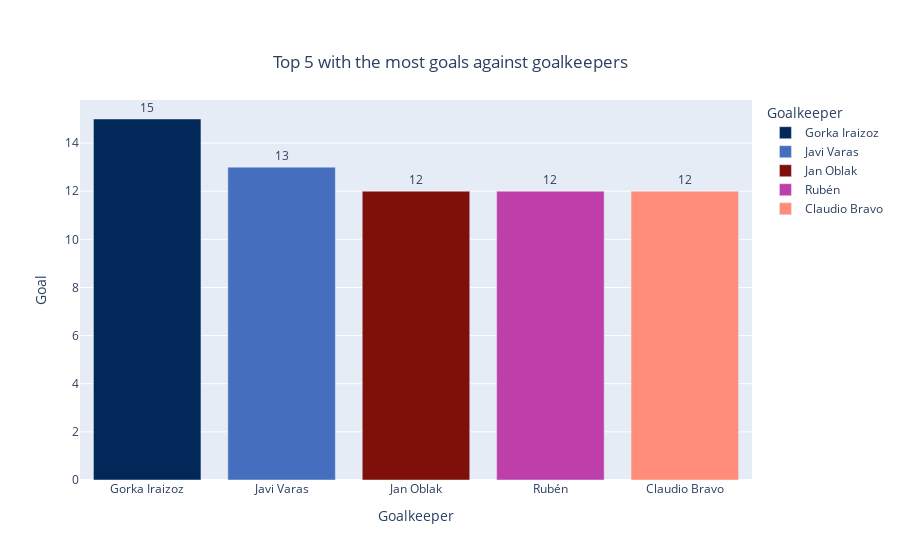

Write notebook code for a chart like this one.
### Code cell
#agrupamos por columnas los valores que ocuparemos
df_porteros = df.groupby('Goalkeeper')['Goal'].sum().reset_index()
#ordenamos el df por la columna de interes que en este caso es 'Goal'
sort_top_port = df_porteros.sort_values(by='Goal', ascending=False)
#seleccionamos los primeros 5 registros
top_5_port = sort_top_port.head(5)

#agregamos colores
colors = ['#022859','#456EBF', '#7E0F09', '#BF3FAA', '#FF8D79'] 
#graficamos
fig = px.bar(top_5_port, y=top_5_port['Goal'], x=top_5_port['Goalkeeper'], text_auto='.2s',
            title="Top 5 with the most goals against goalkeepers",
            color='Goalkeeper',
            color_discrete_sequence=colors)
fig.update_traces(textfont_size=12, textangle=0, textposition="outside", cliponaxis=False)
fig.update_layout(title_x=0.5, title_y=0.9, title_xanchor='center', title_yanchor='top')
fig.show()

### Figure 1 — Plotly figure (JSON) as saved in the notebook; plotly's stock layout.template omitted (floating-point values rounded to 4 significant figures)
{"data": [{"alignmentgroup": "True", "cliponaxis": false, "hovertemplate": "Goalkeeper=%{x}<br>Goal=%{y}<extra></extra>", "legendgroup": "Gorka Iraizoz", "marker": {"color": "#022859", "pattern": {"shape": ""}}, "name": "Gorka Iraizoz", "offsetgroup": "Gorka Iraizoz", "orientation": "v", "showlegend": true, "textangle": 0, "textfont": {"size": 12}, "textposition": "outside", "texttemplate": "%{y:.2s}", "type": "bar", "x": ["Gorka Iraizoz"], "xaxis": "x", "y": [15], "yaxis": "y"}, {"alignmentgroup": "True", "cliponaxis": false, "hovertemplate": "Goalkeeper=%{x}<br>Goal=%{y}<extra></extra>", "legendgroup": "Javi Varas", "marker": {"color": "#456EBF", "pattern": {"shape": ""}}, "name": "Javi Varas", "offsetgroup": "Javi Varas", "orientation": "v", "showlegend": true, "textangle": 0, "textfont": {"size": 12}, "textposition": "outside", "texttemplate": "%{y:.2s}", "type": "bar", "x": ["Javi Varas"], "xaxis": "x", "y": [13], "yaxis": "y"}, {"alignmentgroup": "True", "cliponaxis": false, "hovertemplate": "Goalkeeper=%{x}<br>Goal=%{y}<extra></extra>", "legendgroup": "Jan Oblak", "marker": {"color": "#7E0F09", "pattern": {"shape": ""}}, "name": "Jan Oblak", "offsetgroup": "Jan Oblak", "orientation": "v", "showlegend": true, "textangle": 0, "textfont": {"size": 12}, "textposition": "outside", "texttemplate": "%{y:.2s}", "type": "bar", "x": ["Jan Oblak"], "xaxis": "x", "y": [12], "yaxis": "y"}, {"alignmentgroup": "True", "cliponaxis": false, "hovertemplate": "Goalkeeper=%{x}<br>Goal=%{y}<extra></extra>", "legendgroup": "Rubén", "marker": {"color": "#BF3FAA", "pattern": {"shape": ""}}, "name": "Rubén", "offsetgroup": "Rubén", "orientation": "v", "showlegend": true, "textangle": 0, "textfont": {"size": 12}, "textposition": "outside", "texttemplate": "%{y:.2s}", "type": "bar", "x": ["Rubén"], "xaxis": "x", "y": [12], "yaxis": "y"}, {"alignmentgroup": "True", "cliponaxis": false, "hovertemplate": "Goalkeeper=%{x}<br>Goal=%{y}<extra></extra>", "legendgroup": "Claudio Bravo", "marker": {"color": "#FF8D79", "pattern": {"shape": ""}}, "name": "Claudio Bravo", "offsetgroup": "Claudio Bravo", "orientation": "v", "showlegend": true, "textangle": 0, "textfont": {"size": 12}, "textposition": "outside", "texttemplate": "%{y:.2s}", "type": "bar", "x": ["Claudio Bravo"], "xaxis": "x", "y": [12], "yaxis": "y"}], "layout": {"barmode": "relative", "legend": {"title": {"text": "Goalkeeper"}, "tracegroupgap": 0}, "title": {"text": "Top 5 with the most goals against goalkeepers", "x": 0.5, "xanchor": "center", "y": 0.9, "yanchor": "top"}, "xaxis": {"anchor": "y", "categoryarray": ["Gorka Iraizoz", "Javi Varas", "Jan Oblak", "Rubén", "Claudio Bravo"], "categoryorder": "array", "domain": [0, 1], "title": {"text": "Goalkeeper"}}, "yaxis": {"anchor": "x", "domain": [0, 1], "title": {"text": "Goal"}}}}
